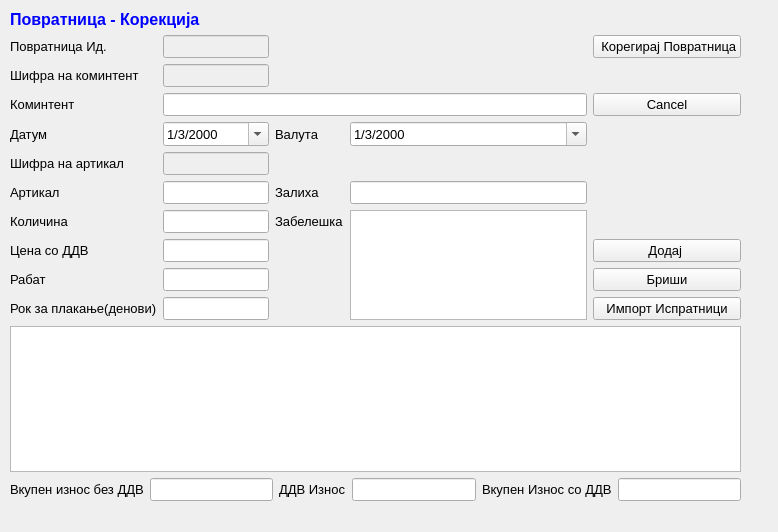
<?xml version="1.0" encoding="UTF-8"?>
<ui version="4.0">
 <class>PovratniciKorekcija</class>
 <widget class="QWidget" name="PovratniciKorekcija">
  <property name="geometry">
   <rect>
    <x>0</x>
    <y>0</y>
    <width>778</width>
    <height>532</height>
   </rect>
  </property>
  <property name="windowTitle">
   <string>Form</string>
  </property>
  <widget class="QWidget" name="layoutWidget">
   <property name="geometry">
    <rect>
     <x>10</x>
     <y>10</y>
     <width>731</width>
     <height>491</height>
    </rect>
   </property>
   <property name="font">
    <font>
     <pointsize>10</pointsize>
    </font>
   </property>
   <layout class="QGridLayout" name="gridLayout">
    <item row="1" column="1">
     <widget class="QLineEdit" name="lineEdit_5">
      <property name="enabled">
       <bool>false</bool>
      </property>
      <property name="font">
       <font>
        <pointsize>10</pointsize>
       </font>
      </property>
     </widget>
    </item>
    <item row="6" column="1">
     <widget class="QLineEdit" name="lineEdit_2">
      <property name="enabled">
       <bool>true</bool>
      </property>
      <property name="font">
       <font>
        <pointsize>10</pointsize>
       </font>
      </property>
      <property name="toolTip">
       <string>&lt;html&gt;&lt;head/&gt;&lt;body&gt;&lt;p&gt;Притисни ЕНТЕР за да те однесе во листата&lt;/p&gt;&lt;/body&gt;&lt;/html&gt;</string>
      </property>
      <property name="readOnly">
       <bool>false</bool>
      </property>
     </widget>
    </item>
    <item row="8" column="4">
     <widget class="QPushButton" name="pushButton_3">
      <property name="font">
       <font>
        <pointsize>10</pointsize>
       </font>
      </property>
      <property name="text">
       <string>Додај </string>
      </property>
     </widget>
    </item>
    <item row="0" column="0" colspan="2">
     <widget class="QLabel" name="label_4">
      <property name="font">
       <font>
        <pointsize>10</pointsize>
       </font>
      </property>
      <property name="text">
       <string>&lt;!DOCTYPE HTML PUBLIC &quot;-//W3C//DTD HTML 4.0//EN&quot; &quot;http://www.w3.org/TR/REC-html40/strict.dtd&quot;&gt;
&lt;html&gt;&lt;head&gt;&lt;meta name=&quot;qrichtext&quot; content=&quot;1&quot; /&gt;&lt;style type=&quot;text/css&quot;&gt;
p, li { white-space: pre-wrap; }
&lt;/style&gt;&lt;/head&gt;&lt;body style=&quot; font-family:'Sans Serif'; font-size:10pt; font-weight:400; font-style:normal;&quot;&gt;
&lt;p style=&quot; margin-top:0px; margin-bottom:0px; margin-left:0px; margin-right:0px; -qt-block-indent:0; text-indent:0px;&quot;&gt;&lt;span style=&quot; font-family:'MS Shell Dlg 2'; font-size:12pt; font-weight:600; color:#0000ff;&quot;&gt;Повратница - Корекција&lt;/span&gt;&lt;/p&gt;&lt;/body&gt;&lt;/html&gt;</string>
      </property>
     </widget>
    </item>
    <item row="1" column="0">
     <widget class="QLabel" name="label_7">
      <property name="font">
       <font>
        <pointsize>10</pointsize>
       </font>
      </property>
      <property name="text">
       <string>Повратница Ид.</string>
      </property>
     </widget>
    </item>
    <item row="1" column="4">
     <widget class="QPushButton" name="pushButton_4">
      <property name="font">
       <font>
        <pointsize>10</pointsize>
       </font>
      </property>
      <property name="text">
       <string> Корегирај Повратница</string>
      </property>
      <property name="icon">
       <iconset>
        <normaloff>../../../Brisi/sterna/Resources/key_f9.png</normaloff>../../../Brisi/sterna/Resources/key_f9.png</iconset>
      </property>
     </widget>
    </item>
    <item row="3" column="0">
     <widget class="QLabel" name="label">
      <property name="font">
       <font>
        <pointsize>10</pointsize>
       </font>
      </property>
      <property name="text">
       <string>Коминтент</string>
      </property>
     </widget>
    </item>
    <item row="3" column="4">
     <widget class="QPushButton" name="pushButton_5">
      <property name="font">
       <font>
        <pointsize>10</pointsize>
       </font>
      </property>
      <property name="text">
       <string>Cancel</string>
      </property>
     </widget>
    </item>
    <item row="4" column="0">
     <widget class="QLabel" name="label_2">
      <property name="font">
       <font>
        <pointsize>10</pointsize>
       </font>
      </property>
      <property name="text">
       <string>Датум</string>
      </property>
     </widget>
    </item>
    <item row="6" column="0">
     <widget class="QLabel" name="label_3">
      <property name="font">
       <font>
        <pointsize>10</pointsize>
       </font>
      </property>
      <property name="text">
       <string>Артикал</string>
      </property>
     </widget>
    </item>
    <item row="9" column="0">
     <widget class="QLabel" name="label_9">
      <property name="font">
       <font>
        <pointsize>10</pointsize>
       </font>
      </property>
      <property name="text">
       <string>Рабат</string>
      </property>
     </widget>
    </item>
    <item row="9" column="1">
     <widget class="QLineEdit" name="lineEdit_7">
      <property name="font">
       <font>
        <pointsize>10</pointsize>
       </font>
      </property>
     </widget>
    </item>
    <item row="9" column="4">
     <widget class="QPushButton" name="pushButton_6">
      <property name="font">
       <font>
        <pointsize>10</pointsize>
       </font>
      </property>
      <property name="text">
       <string>Бриши</string>
      </property>
     </widget>
    </item>
    <item row="11" column="0" colspan="5">
     <widget class="QTableView" name="tableView">
      <property name="font">
       <font>
        <pointsize>10</pointsize>
       </font>
      </property>
     </widget>
    </item>
    <item row="4" column="1">
     <widget class="QDateTimeEdit" name="dateTimeEdit">
      <property name="font">
       <font>
        <pointsize>10</pointsize>
       </font>
      </property>
      <property name="date">
       <date>
        <year>2000</year>
        <month>3</month>
        <day>1</day>
       </date>
      </property>
      <property name="displayFormat">
       <string>d/M/yyyy</string>
      </property>
      <property name="calendarPopup">
       <bool>true</bool>
      </property>
     </widget>
    </item>
    <item row="10" column="1">
     <widget class="QLineEdit" name="lineEdit_8"/>
    </item>
    <item row="10" column="0">
     <widget class="QLabel" name="label_10">
      <property name="text">
       <string>Рок за плакање(денови)</string>
      </property>
     </widget>
    </item>
    <item row="10" column="4">
     <widget class="QPushButton" name="pushButtonA">
      <property name="text">
       <string>Импорт Испратници</string>
      </property>
     </widget>
    </item>
    <item row="3" column="1" colspan="3">
     <widget class="QLineEdit" name="lineEdit">
      <property name="enabled">
       <bool>true</bool>
      </property>
      <property name="font">
       <font>
        <pointsize>10</pointsize>
       </font>
      </property>
      <property name="toolTip">
       <string>&lt;html&gt;&lt;head/&gt;&lt;body&gt;&lt;p&gt;Притисни ЕНТЕР за да те однесе во листата&lt;/p&gt;&lt;/body&gt;&lt;/html&gt;</string>
      </property>
      <property name="readOnly">
       <bool>false</bool>
      </property>
     </widget>
    </item>
    <item row="4" column="3">
     <widget class="QDateTimeEdit" name="dateTimeEdit_2">
      <property name="font">
       <font>
        <pointsize>10</pointsize>
       </font>
      </property>
      <property name="date">
       <date>
        <year>2000</year>
        <month>3</month>
        <day>1</day>
       </date>
      </property>
      <property name="displayFormat">
       <string>d/M/yyyy</string>
      </property>
      <property name="calendarPopup">
       <bool>true</bool>
      </property>
     </widget>
    </item>
    <item row="4" column="2">
     <widget class="QLabel" name="label_12">
      <property name="font">
       <font>
        <pointsize>10</pointsize>
       </font>
      </property>
      <property name="text">
       <string>Валута</string>
      </property>
     </widget>
    </item>
    <item row="7" column="2">
     <widget class="QLabel" name="label_11">
      <property name="font">
       <font>
        <pointsize>10</pointsize>
       </font>
      </property>
      <property name="text">
       <string>Забелешка</string>
      </property>
     </widget>
    </item>
    <item row="6" column="2">
     <widget class="QLabel" name="label_8">
      <property name="font">
       <font>
        <pointsize>10</pointsize>
       </font>
      </property>
      <property name="text">
       <string>Залиха</string>
      </property>
     </widget>
    </item>
    <item row="6" column="3">
     <widget class="QLineEdit" name="lineEdit_6">
      <property name="font">
       <font>
        <pointsize>10</pointsize>
       </font>
      </property>
     </widget>
    </item>
    <item row="7" column="3" rowspan="4">
     <widget class="QTextEdit" name="textEdit"/>
    </item>
    <item row="8" column="1">
     <widget class="QLineEdit" name="lineEdit_3">
      <property name="font">
       <font>
        <pointsize>10</pointsize>
       </font>
      </property>
     </widget>
    </item>
    <item row="7" column="1">
     <widget class="QLineEdit" name="lineEdit_4">
      <property name="font">
       <font>
        <pointsize>10</pointsize>
       </font>
      </property>
     </widget>
    </item>
    <item row="8" column="0">
     <widget class="QLabel" name="label_5">
      <property name="font">
       <font>
        <pointsize>10</pointsize>
       </font>
      </property>
      <property name="text">
       <string>Цена со ДДВ</string>
      </property>
     </widget>
    </item>
    <item row="7" column="0">
     <widget class="QLabel" name="label_6">
      <property name="font">
       <font>
        <pointsize>10</pointsize>
       </font>
      </property>
      <property name="text">
       <string>Количина</string>
      </property>
     </widget>
    </item>
    <item row="12" column="0" colspan="5">
     <layout class="QGridLayout" name="gridLayout_2">
      <item row="0" column="0">
       <widget class="QLabel" name="label_13">
        <property name="text">
         <string>Вкупен износ без ДДВ</string>
        </property>
       </widget>
      </item>
      <item row="0" column="1">
       <widget class="QLineEdit" name="lineEdit_9">
        <property name="readOnly">
         <bool>true</bool>
        </property>
       </widget>
      </item>
      <item row="0" column="2">
       <widget class="QLabel" name="label_14">
        <property name="text">
         <string>ДДВ Износ</string>
        </property>
       </widget>
      </item>
      <item row="0" column="3">
       <widget class="QLineEdit" name="lineEdit_10">
        <property name="readOnly">
         <bool>true</bool>
        </property>
       </widget>
      </item>
      <item row="0" column="4">
       <widget class="QLabel" name="label_15">
        <property name="text">
         <string>Вкупен Износ со ДДВ</string>
        </property>
       </widget>
      </item>
      <item row="0" column="5">
       <widget class="QLineEdit" name="lineEdit_11">
        <property name="readOnly">
         <bool>true</bool>
        </property>
       </widget>
      </item>
     </layout>
    </item>
    <item row="2" column="0">
     <widget class="QLabel" name="label_16">
      <property name="text">
       <string>Шифра на коминтент</string>
      </property>
     </widget>
    </item>
    <item row="5" column="0">
     <widget class="QLabel" name="label_17">
      <property name="text">
       <string>Шифра на артикал</string>
      </property>
     </widget>
    </item>
    <item row="2" column="1">
     <widget class="QLineEdit" name="lineEdit_12">
      <property name="enabled">
       <bool>false</bool>
      </property>
     </widget>
    </item>
    <item row="5" column="1">
     <widget class="QLineEdit" name="lineEdit_13">
      <property name="enabled">
       <bool>false</bool>
      </property>
     </widget>
    </item>
   </layout>
  </widget>
 </widget>
 <tabstops>
  <tabstop>lineEdit_5</tabstop>
  <tabstop>lineEdit_12</tabstop>
  <tabstop>lineEdit</tabstop>
  <tabstop>dateTimeEdit</tabstop>
  <tabstop>dateTimeEdit_2</tabstop>
  <tabstop>lineEdit_13</tabstop>
  <tabstop>lineEdit_2</tabstop>
  <tabstop>lineEdit_6</tabstop>
  <tabstop>lineEdit_4</tabstop>
  <tabstop>lineEdit_3</tabstop>
  <tabstop>lineEdit_7</tabstop>
  <tabstop>lineEdit_8</tabstop>
  <tabstop>textEdit</tabstop>
  <tabstop>tableView</tabstop>
  <tabstop>lineEdit_9</tabstop>
  <tabstop>lineEdit_10</tabstop>
  <tabstop>lineEdit_11</tabstop>
  <tabstop>pushButton_3</tabstop>
  <tabstop>pushButton_6</tabstop>
  <tabstop>pushButtonA</tabstop>
  <tabstop>pushButton_4</tabstop>
  <tabstop>pushButton_5</tabstop>
 </tabstops>
 <resources/>
 <connections/>
</ui>
